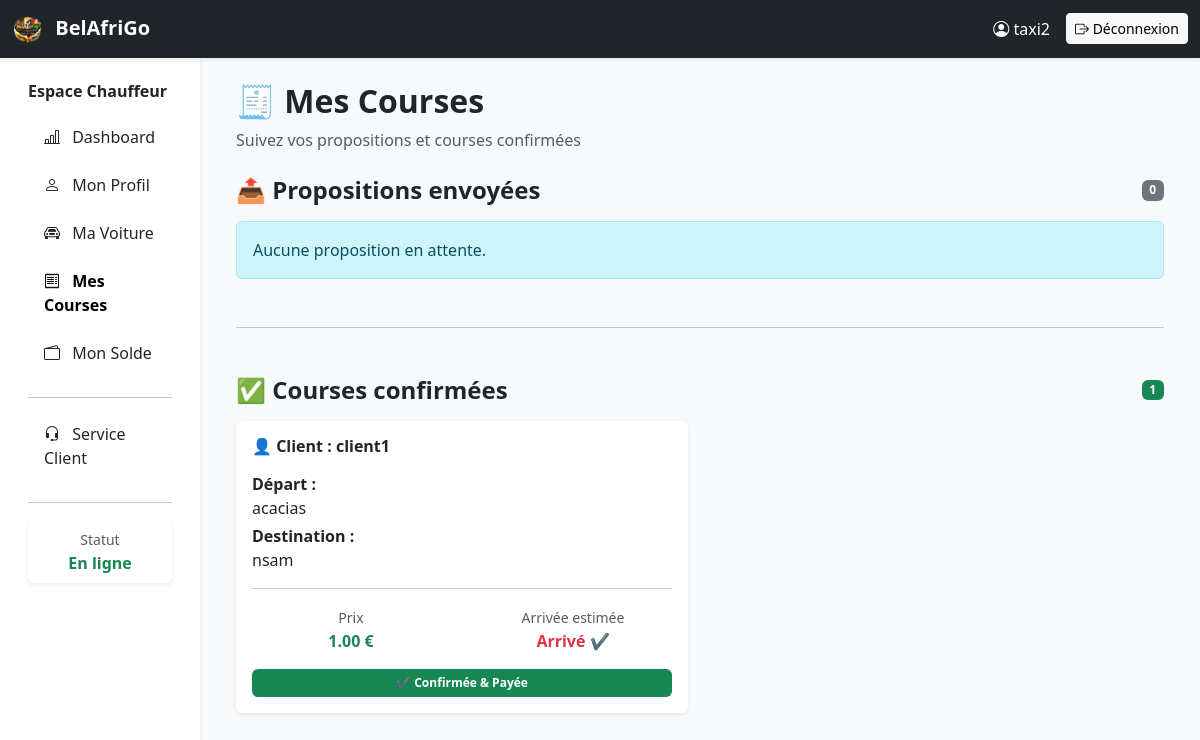
The page /taxi/courses (signed in) on the database its author committed.
### core/models.py (models this page shows, shortened)
class User(AbstractUser):
    ROLE_CHOICES = (
        ('client', 'Client'),
        ('coiffeuse', 'Coiffeuse'),
        ('taxi', 'Taxi'),
    )
    role = models.CharField(max_length=20, choices=ROLE_CHOICES)

class Course(models.Model):
    STATUS_CHOICES = (
        ('pending', 'En attente'),
        ('proposed', 'Proposition taxi'),
        ('accepted', 'Acceptée'),
        ('completed', 'Terminée'),
        ('cancelled', 'Annulée'),
    )
    client = models.ForeignKey('Client', on_delete=models.CASCADE, related_name='courses')
    taxi = models.ForeignKey('Taxi', on_delete=models.SET_NULL, null=True, blank=True, related_name='courses')
    adresse_depart = models.CharField(max_length=255)
    adresse_arrivee = models.CharField(max_length=255)
    prix_propose = models.DecimalField(max_digits=8, decimal_places=2, null=True, blank=True)
    temps_arrivee = models.CharField(max_length=50, null=True, blank=True)
    status = models.CharField(max_length=20, choices=STATUS_CHOICES, default='pending')
    temps_arrivee = models.CharField(max_length=50, null=True, blank=True)
    arrivee_estimee = models.DateTimeField(null=True, blank=True)
    paiement_admin = models.BooleanField(default=False)
    created_at = models.DateTimeField(auto_now_add=True)

class Client(models.Model):
    user = models.OneToOneField(User, on_delete=models.CASCADE, related_name='client')
    phone_number = models.CharField(max_length=20, blank=True, null=True)
    adresse = models.CharField(max_length=255, blank=True, null=True)
    created_at = models.DateTimeField(auto_now_add=True)

### core/views.py (the view)
# urls.py: path('taxi/courses', views.taxi_courses, name='taxi_courses'),
@login_required
def taxi_courses(request):
    taxi = get_object_or_404(Taxi, user=request.user)
    propositions = Proposition.objects.filter(
        taxi=taxi,
        course__status="pending"
    ).select_related("course")
    courses_pending = Course.objects.filter(
        taxi=taxi,
        status__in=['accepted', 'paid']
    )
    for course in courses_pending:
        if not course.arrivee_estimee and course.temps_arrivee:
            try:
                minutes = int(course.temps_arrivee)
                course.arrivee_estimee = timezone.now() + timedelta(minutes=minutes)
                course.save()
            except ValueError:
                course.arrivee_estimee = timezone.now()
    courses_confirmed = Course.objects.filter(
        taxi=taxi,
        status='paid'
    )
    return render(request, "taxi/taxi_courses.html", {
        "propositions": propositions,
        "courses_pending": courses_pending,
        "courses_confirmed": courses_confirmed,
    })

### core/templates/taxi/taxi_courses.html (shortened to what this page needs)
{% extends "taxi/base_taxi.html" %}
{% block content %}
<div class="container">
    <div class="row mb-4">
        <div class="col-md-8">
            <h2 class="fw-bold">🧾 Mes Courses</h2>
            <p class="text-muted mb-0">
                Suivez vos propositions et courses confirmées
            </p>
        </div>
    </div>
    <div class="d-flex justify-content-between align-items-center mb-3">
        <h4 class="fw-bold mb-0">📤 Propositions envoyées</h4>
        <span class="badge bg-secondary">
            {{ propositions|length }}
        </span>
    </div>
    {% if propositions %}
        <div class="row">
            {% for proposition in propositions %}
            <div class="col-lg-6 mb-3">
                <div class="card shadow-sm border-0 h-100">
                    <div class="card-body">
                        <h6 class="fw-bold mb-3">
                            👤 Client : {{ proposition.course.client.user.username }}
                        </h6>
                        <p class="mb-1">
                            <strong>Départ :</strong><br>
                            {{ proposition.course.adresse_depart }}
                        </p>
                        <p class="mb-2">
                            <strong>Destination :</strong><br>
                            {{ proposition.course.adresse_arrivee }}
                        </p>
                        <hr>
                        <div class="row text-center">
                            <div class="col-6">
                                <small class="text-muted">Prix proposé</small>
                                <div class="fw-bold text-primary">
                                    {{ proposition.prix_propose }} €
                                </div>
                            </div>
                            <div class="col-6">
                                <small class="text-muted">Temps d'arrivée</small>
                                <div class="fw-bold">
                                    {{ proposition.temps_arrivee }} min
                                </div>
                            </div>
                        </div>
                        <div class="mt-3">
                            <span class="badge bg-warning w-100 py-2">
                                ⏳ En attente de paiement client
                            </span>
                        </div>
                    </div>
                </div>
            </div>
            {% endfor %}
        </div>
    {% else %}
        <div class="alert alert-info">
            Aucune proposition en attente.
        </div>
    {% endif %}
    <hr class="my-5">
    <div class="d-flex justify-content-between align-items-center mb-3">
        <h4 class="fw-bold mb-0">✅ Courses confirmées</h4>
        <span class="badge bg-success">
            {{ courses_confirmed|length }}
        </span>
    </div>
    {% if courses_confirmed %}
        <div class="row">
            {% for course in courses_confirmed %}
            <div class="col-lg-6 mb-3">
                <div class="card shadow-sm border-0 h-100">
                    <div class="card-body">
                        <h6 class="fw-bold mb-3">
                            👤 Client : {{ course.client.user.username }}
                        </h6>
                        <p class="mb-1">
                            <strong>Départ :</strong><br>
                            {{ course.adresse_depart }}
                        </p>
                        <p class="mb-2">
                            <strong>Destination :</strong><br>
                            {{ course.adresse_arrivee }}
                        </p>
                        <hr>
                        <div class="row text-center">
                            <div class="col-6">
                                <small class="text-muted">Prix</small>
                                <div class="fw-bold text-success">
                                    {{ course.prix_propose }} €
                                </div>
                            </div>
                            <div class="col-6">
                                <small class="text-muted">Arrivée estimée</small>
                                <div class="fw-bold">
                                    <span class="countdown"
                                          data-arrivee="{{ course.arrivee_estimee|date:'U'|default_if_none:0 }}">
                                    </span>
                                </div>
                            </div>
                        </div>
                        <div class="mt-3">
                            <span class="badge bg-success w-100 py-2">
                                ✔ Confirmée & Payée
                            </span>
                        </div>
                    </div>
                </div>
            </div>
            {% endfor %}
        </div>
    {% else %}
        <div class="alert alert-light border">
            Aucune course confirmée pour le moment.
        </div>
    {% endif %}
</div>
{% endblock %}

### core/templates/taxi/base_taxi.html (shortened to what this page needs)
{% load static %}
<!DOCTYPE html>
<html lang="fr">
<head>
    <link href="https://cdn.jsdelivr.net/npm/bootstrap@5.3.2/dist/css/bootstrap.min.css" rel="stylesheet">
    <link href="https://cdn.jsdelivr.net/npm/bootstrap-icons@1.11.1/font/bootstrap-icons.css" rel="stylesheet">
</head>
<body class="bg-light">
<nav class="navbar navbar-expand-lg navbar-dark bg-dark shadow-sm">
    <div class="container-fluid">
        <a class="navbar-brand fw-bold" href="#">
            <img src="{% static 'img/logo.png' %}" width="30" height="30" class="me-2">
            BelAfriGo
        </a>
        <div class="ms-auto d-flex align-items-center">
            <span class="text-white me-3">
                <i class="bi bi-person-circle"></i> {{ request.user.username }}
            </span>
            <a href="{% url 'logout' %}" class="btn btn-light btn-sm">
                <i class="bi bi-box-arrow-right"></i> Déconnexion
            </a>
        </div>
    </div>
</nav>
<div class="container-fluid">
    <div class="row">
        <nav class="col-lg-2 d-none d-lg-block bg-white shadow-sm vh-100">
            <div class="pt-4 px-3">
                <h6 class="fw-bold text-dark mb-3">
                    Espace Chauffeur
                </h6>
                <ul class="nav flex-column">
                    <li class="nav-item mb-2">
                        <a class="nav-link text-dark {% if request.resolver_match.url_name == 'taxi_dashboard' %}fw-bold text-black{% endif %}"
                           href="{% url 'taxi_dashboard' %}">
                            <i class="bi bi-bar-chart-line me-2"></i> Dashboard
                        </a>
                    </li>
                    <li class="nav-item mb-2">
                        <a class="nav-link text-dark {% if request.resolver_match.url_name == 'taxi_profile' %}fw-bold text-black{% endif %}"
                           href="{% url 'taxi_profile' %}">
                            <i class="bi bi-person me-2"></i> Mon Profil
                        </a>
                    </li>
                    <li class="nav-item mb-2">
                        <a class="nav-link text-dark {% if request.resolver_match.url_name == 'taxi_car' %}fw-bold text-black{% endif %}"
                           href="{% url 'taxi_car' %}">
                            <i class="bi bi-car-front me-2"></i> Ma Voiture
                        </a>
                    </li>
                    <li class="nav-item mb-2">
                        <a class="nav-link text-dark {% if request.resolver_match.url_name == 'taxi_courses' %}fw-bold text-black{% endif %}"
                           href="{% url 'taxi_courses' %}">
                            <i class="bi bi-receipt me-2"></i> Mes Courses
                        </a>
                    </li>
                    <li class="nav-item mb-2">
                        <a class="nav-link text-dark {% if request.resolver_match.url_name == 'taxi_solde' %}fw-bold text-black{% endif %}"
                           href="{% url 'taxi_solde' %}">
                            <i class="bi bi-wallet2 me-2"></i> Mon Solde
                        </a>
                    </li>
                    <hr class="my-3">
                    <li class="nav-item mb-2">
                        <a class="nav-link text-dark {% if request.resolver_match.url_name == 'taxi_service_client' %}fw-bold text-black{% endif %}"
                           href="{% url 'taxi_service_client' %}">
                            <i class="bi bi-headset me-2"></i> Service Client
                        </a>
                    </li>
                </ul>
                <hr>
                <div class="mt-3">
                    <div class="card shadow-sm border-0">
                        <div class="card-body text-center p-2">
                            <small class="text-muted">Statut</small>
                            <div class="fw-bold text-success">
                                En ligne
                            </div>
                        </div>
                    </div>
                </div>
            </div>
        </nav>
        <main class="col-lg-10 ms-sm-auto px-md-4 py-4">
            {% block content %}{% endblock %}
        </main>
    </div>
</div>
</body>
</html>

### rows shown on the page
User: user.username "taxi2"
Course: client.user.username "client1", adresse_depart "acacias", adresse_arrivee "nsam", prix_propose "1.00"

### other values the page prints
{{ propositions|length }} "0"
{{ courses_confirmed|length }} "1"
